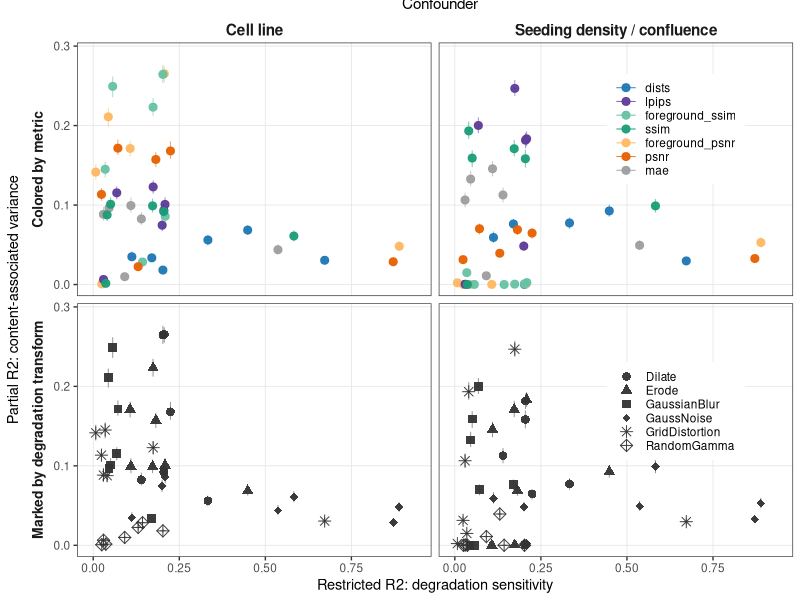
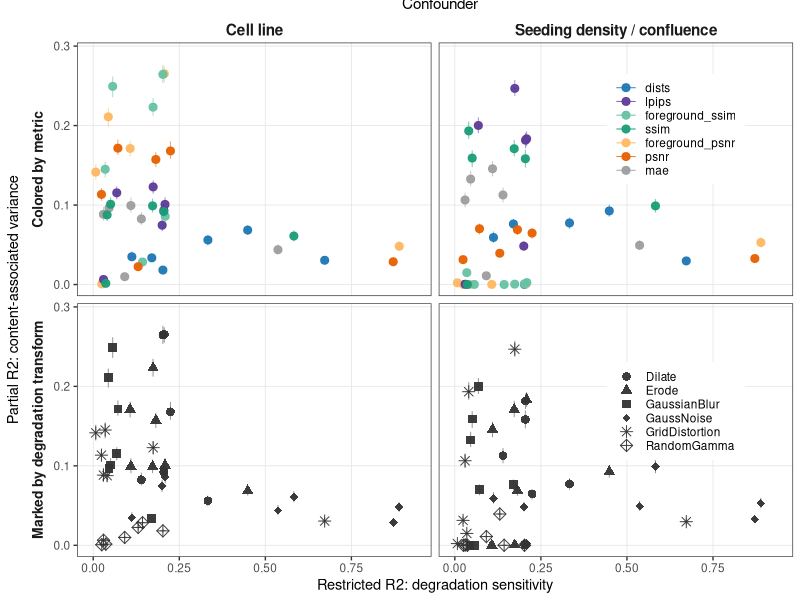
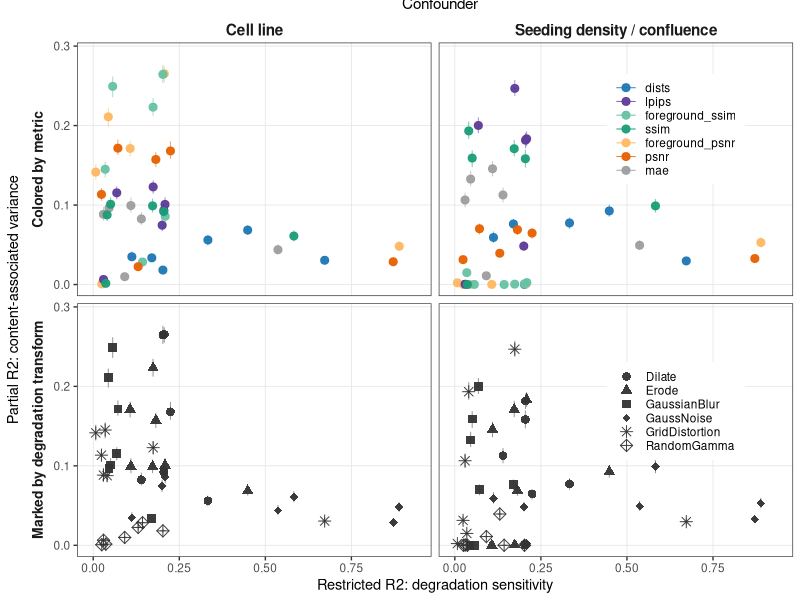

R code for these plots, in order:
# ---
# jupyter:
#   jupytext:
#     text_representation:
#       extension: .R
#       format_name: percent
#       format_version: '1.3'
#       jupytext_version: 1.19.1
#   kernelspec:
#     display_name: R
#     language: R
#     name: ir
# ---

# %% vscode={"languageId": "r"}
suppressWarnings(suppressPackageStartupMessages({
  library(readr)
  library(dplyr)
  library(ggplot2)
  library(cowplot)
  library(purrr)
  library(grid)
}))

# %% [markdown]
# ## plot parameters

# %% vscode={"languageId": "r"}
metric_pal <- c(
  "dists" = "#1F78B4",
  "lpips" = "#5E3C99",
  "foreground_ssim" = "#66C2A5",
  "ssim" = "#1B9E77",
  "foreground_psnr" = "#FDB863",
  "psnr" = "#E66101",
  "mae" = "#9E9E9E"
)

metric_order <- c(
  "dists",
  "lpips",
  "foreground_ssim",
  "ssim",
  "foreground_psnr",
  "psnr",
  "mae"
)

ablation_shapes <- c(
  "Dilate" = 16,
  "Erode" = 17,
  "GaussianBlur" = 15,
  "GaussNoise" = 18,
  "GridDistortion" = 8,
  "RandomGamma" = 9
)

# %% [markdown]
# ## Read in plot data

# %% vscode={"languageId": "r"}
cell_summary <- read_csv(
  "results/boot_nest_cell_line_summary.csv",
  show_col_types = FALSE
) %>%
  mutate(
    nest_condition = "Cell line",
    metric_name = factor(metric_name, levels = metric_order),
    ablation_type = factor(ablation_type, levels = names(ablation_shapes))
  )

confluence_summary <- read_csv(
  "results/boot_nest_confluence_summary.csv",
  show_col_types = FALSE
) %>%
  mutate(
    nest_condition = "Seeding density / confluence",
    metric_name = factor(metric_name, levels = metric_order),
    ablation_type = factor(ablation_type, levels = names(ablation_shapes))
  )

panel_b_df <- bind_rows(cell_summary, confluence_summary)
head(panel_b_df)

# %% [markdown]
# ## Plot helpers

# %% vscode={"languageId": "r"}
plot_r2_colored_by_metric <- function(
  df,
  xlim = NULL,
  ylim = NULL,
  show_legend = TRUE,
  hide_x = FALSE,
  hide_y = FALSE
) {
  p <- ggplot(
    df,
    aes(
      x = restricted_r2_mean,
      y = partial_r2_mean,
      color = metric_name
    )
  ) +
    geom_errorbar(
      aes(ymin = partial_r2_lower, ymax = partial_r2_upper),
      width = 0,
      alpha = 0.55,
      linewidth = 0.35
    ) +
    geom_segment(
      aes(
        x = restricted_r2_lower,
        xend = restricted_r2_upper,
        y = partial_r2_mean,
        yend = partial_r2_mean
      ),
      alpha = 0.55,
      linewidth = 0.35
    ) +
    geom_point(size = 2.4, alpha = 0.95) +
    scale_color_manual(
      values = metric_pal,
      breaks = metric_order,
      drop = FALSE
    ) +
    coord_cartesian(xlim = xlim, ylim = ylim, expand = TRUE) +
    labs(x = NULL, y = NULL, color = NULL) +
    theme_bw(base_size = 10.5) +
    theme(
      panel.grid.minor = element_blank(),
      panel.grid.major = element_line(color = "grey90", linewidth = 0.28),
      legend.position = "right",
      legend.key.height = unit(0.35, "cm"),
      legend.text = element_text(size = 8.5),
      axis.title = element_blank(),
      axis.text = element_text(size = 8.5)
    )

  if (!show_legend) {
    p <- p + guides(color = "none")
  }

  if (hide_x) {
    p <- p + theme(
      axis.text.x = element_blank(),
      axis.ticks.x = element_blank()
    )
  }

  if (hide_y) {
    p <- p + theme(
      axis.text.y = element_blank(),
      axis.ticks.y = element_blank()
    )
  }

  p
}

# %% vscode={"languageId": "r"}
plot_r2_shaped_by_ablation <- function(
  df,
  xlim = NULL,
  ylim = NULL,
  show_legend = TRUE,
  point_color = "grey20",
  hide_x = FALSE,
  hide_y = FALSE
) {
  p <- ggplot(
    df,
    aes(
      x = restricted_r2_mean,
      y = partial_r2_mean,
      shape = ablation_type
    )
  ) +
    geom_errorbar(
      aes(ymin = partial_r2_lower, ymax = partial_r2_upper),
      width = 0,
      color = point_color,
      alpha = 0.50,
      linewidth = 0.35
    ) +
    geom_segment(
      aes(
        x = restricted_r2_lower,
        xend = restricted_r2_upper,
        y = partial_r2_mean,
        yend = partial_r2_mean
      ),
      color = point_color,
      alpha = 0.50,
      linewidth = 0.35
    ) +
    geom_point(
      color = point_color,
      size = 2.6,
      alpha = 0.95
    ) +
    scale_shape_manual(
      values = ablation_shapes,
      breaks = names(ablation_shapes),
      drop = FALSE
    ) +
    coord_cartesian(xlim = xlim, ylim = ylim, expand = TRUE) +
    labs(x = NULL, y = NULL, shape = NULL) +
    theme_bw(base_size = 10.5) +
    theme(
      panel.grid.minor = element_blank(),
      panel.grid.major = element_line(color = "grey90", linewidth = 0.28),
      legend.position = "right",
      legend.key.height = unit(0.35, "cm"),
      legend.text = element_text(size = 8.5),
      axis.title = element_blank(),
      axis.text = element_text(size = 8.5)
    )

  if (!show_legend) {
    p <- p + guides(shape = "none")
  }

  if (hide_x) {
    p <- p + theme(
      axis.text.x = element_blank(),
      axis.ticks.x = element_blank()
    )
  }

  if (hide_y) {
    p <- p + theme(
      axis.text.y = element_blank(),
      axis.ticks.y = element_blank()
    )
  }

  p
}

# %% [markdown]
# ## Produce plots for two confounders

# %% vscode={"languageId": "r"}
# Shared axis limits across both summary files
xlim_shared <- c(
  0,
  min(1, max(panel_b_df$restricted_r2_upper, na.rm = TRUE) * 1.05)
)

ylim_shared <- c(
  0,
  min(1, max(panel_b_df$partial_r2_upper, na.rm = TRUE) * 1.05)
)

# %% vscode={"languageId": "r"}
panel_metric_df <- panel_b_df %>%
  mutate(plot_type = "Colored by metric")

panel_ablation_df <- panel_b_df %>%
  mutate(plot_type = "Marked by degradation transform")

panel_base <- ggplot() +
  geom_errorbar(
    data = panel_metric_df,
    aes(
      x = restricted_r2_mean,
      y = partial_r2_mean,
      ymin = partial_r2_lower,
      ymax = partial_r2_upper,
      color = metric_name
    ),
    width = 0,
    alpha = 0.55,
    linewidth = 0.35
  ) +
  geom_segment(
    data = panel_metric_df,
    aes(
      x = restricted_r2_lower,
      xend = restricted_r2_upper,
      y = partial_r2_mean,
      yend = partial_r2_mean,
      color = metric_name
    ),
    alpha = 0.55,
    linewidth = 0.35
  ) +
  geom_point(
    data = panel_metric_df,
    aes(
      x = restricted_r2_mean,
      y = partial_r2_mean,
      color = metric_name
    ),
    size = 2.4,
    alpha = 0.95
  ) +
  geom_errorbar(
    data = panel_ablation_df,
    aes(
      x = restricted_r2_mean,
      y = partial_r2_mean,
      ymin = partial_r2_lower,
      ymax = partial_r2_upper
    ),
    width = 0,
    color = "grey20",
    alpha = 0.50,
    linewidth = 0.35
  ) +
  geom_segment(
    data = panel_ablation_df,
    aes(
      x = restricted_r2_lower,
      xend = restricted_r2_upper,
      y = partial_r2_mean,
      yend = partial_r2_mean
    ),
    color = "grey20",
    alpha = 0.50,
    linewidth = 0.35
  ) +
  geom_point(
    data = panel_ablation_df,
    aes(
      x = restricted_r2_mean,
      y = partial_r2_mean,
      shape = ablation_type
    ),
    color = "grey20",
    size = 2.6,
    alpha = 0.95
  ) +
  facet_grid(
    plot_type ~ nest_condition,
    switch = "y"
  ) +
  scale_color_manual(
    values = metric_pal,
    breaks = metric_order,
    drop = FALSE
  ) +
  scale_shape_manual(
    values = ablation_shapes,
    breaks = names(ablation_shapes),
    drop = FALSE
  ) +
  coord_cartesian(xlim = xlim_shared, ylim = ylim_shared, expand = TRUE) +
  labs(
    x = "Restricted R2: degradation sensitivity",
    y = "Partial R2: content-associated variance",
    color = NULL,
    shape = NULL
  ) +
  theme_bw(base_size = 10.5) +
  theme(
    panel.grid.minor = element_blank(),
    panel.grid.major = element_line(color = "grey90", linewidth = 0.28),
    axis.title = element_text(size = 10.5),
    axis.text = element_text(size = 8.5),
    strip.placement = "outside",
    strip.background = element_blank(),
    strip.text.x = element_text(size = 11, face = "bold"),
    strip.text.y.left = element_text(size = 10, face = "bold"),
    legend.position = "none",
    plot.margin = margin(t = 12, r = 5, b = 5, l = 5)
  )

p_metric_legend <- plot_r2_colored_by_metric(
  panel_b_df %>% filter(nest_condition == "Cell line"),
  xlim = xlim_shared,
  ylim = ylim_shared,
  show_legend = TRUE
)

p_ablation_legend <- plot_r2_shaped_by_ablation(
  panel_b_df %>% filter(nest_condition == "Cell line"),
  xlim = xlim_shared,
  ylim = ylim_shared,
  show_legend = TRUE
)

legend_metric <- get_legend(
  p_metric_legend + theme(legend.position = "right")
)

legend_ablation <- get_legend(
  p_ablation_legend + theme(legend.position = "right")
)

panel_B <- ggdraw() +
  draw_plot(panel_base, 0, 0, 1, 1) +
  draw_label("Confounder", x = 0.55, y = 0.995, size = 11) +
  draw_grob(legend_metric, x = 0.70, y = 0.60, width = 0.29, height = 0.37) +
  draw_grob(legend_ablation, x = 0.70, y = 0.13, width = 0.29, height = 0.37)

panel_B

# %% vscode={"languageId": "r"}
ggsave(
  filename = "plots/fig_panels/panel_B_harmonized_nested_regression.pdf",
  plot = panel_B,
  width = 8,
  height = 8,
  units = "in",
  device = cairo_pdf,
  create.dir = TRUE
)

ggsave(
  filename = "plots/fig_panels/panel_B_harmonized_nested_regression.png",
  plot = panel_B,
  width = 8,
  height = 8,
  units = "in",
  dpi = 300,
  create.dir = TRUE
)
